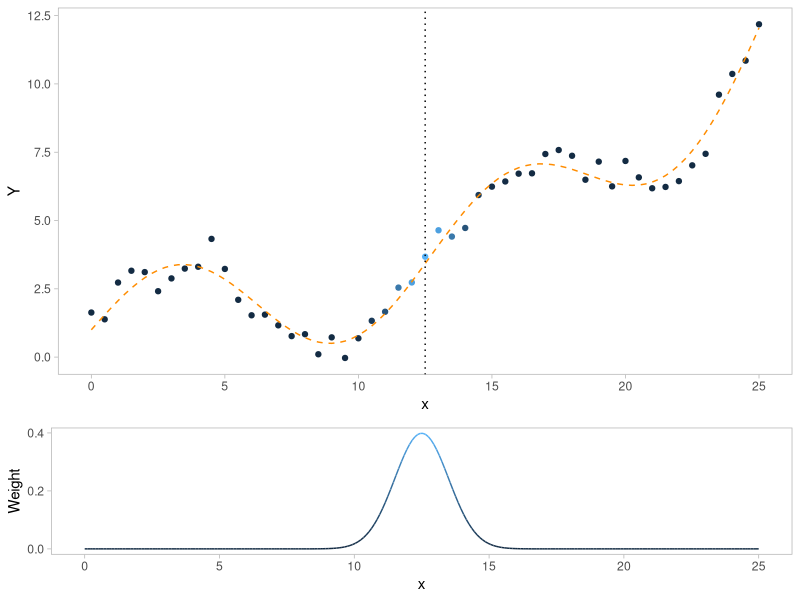
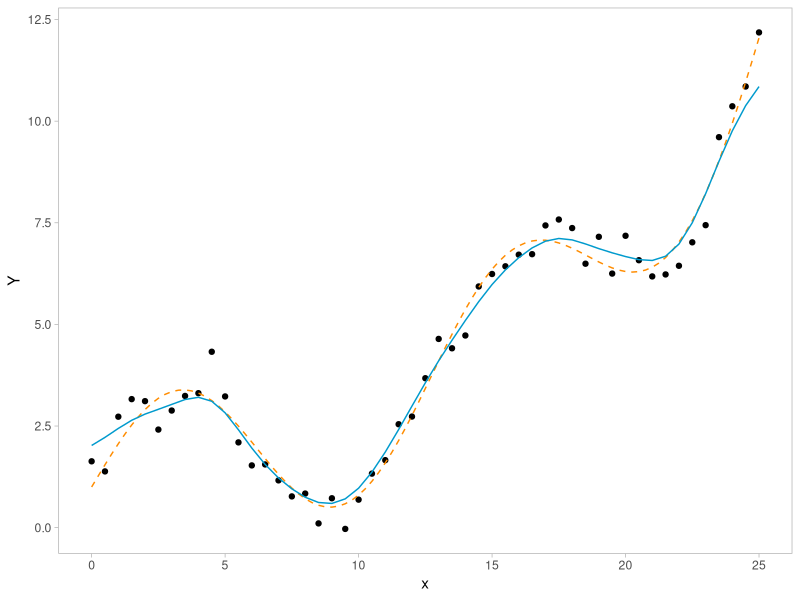
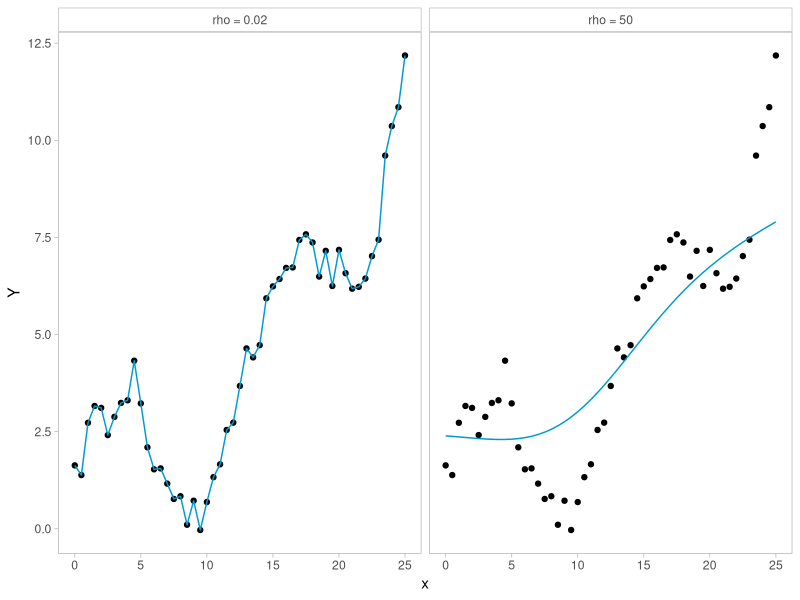
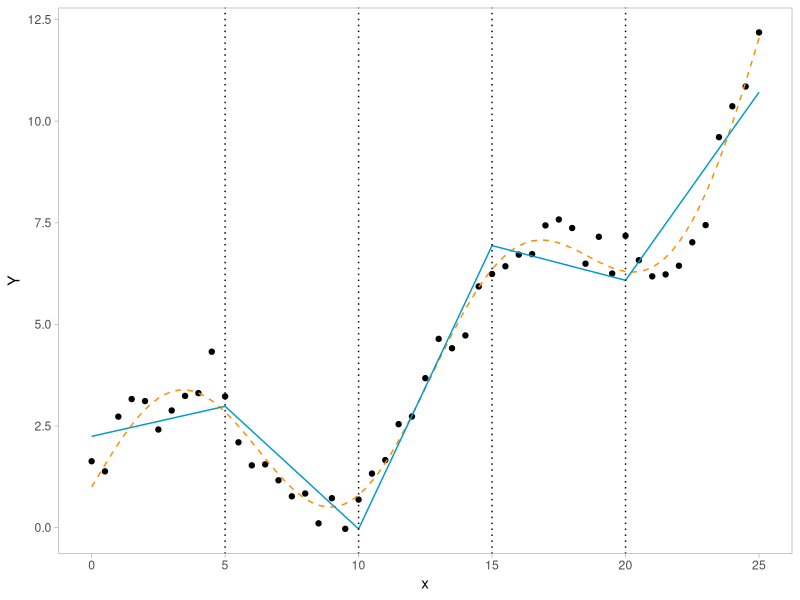
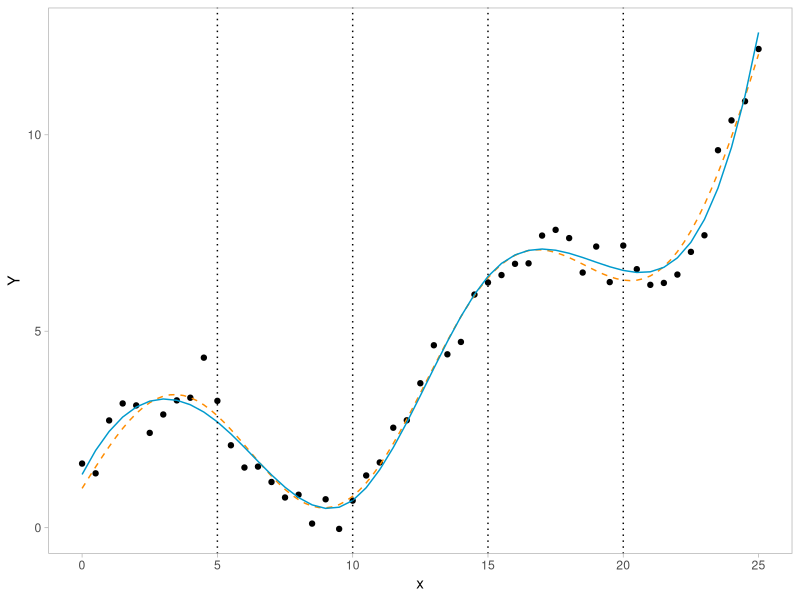
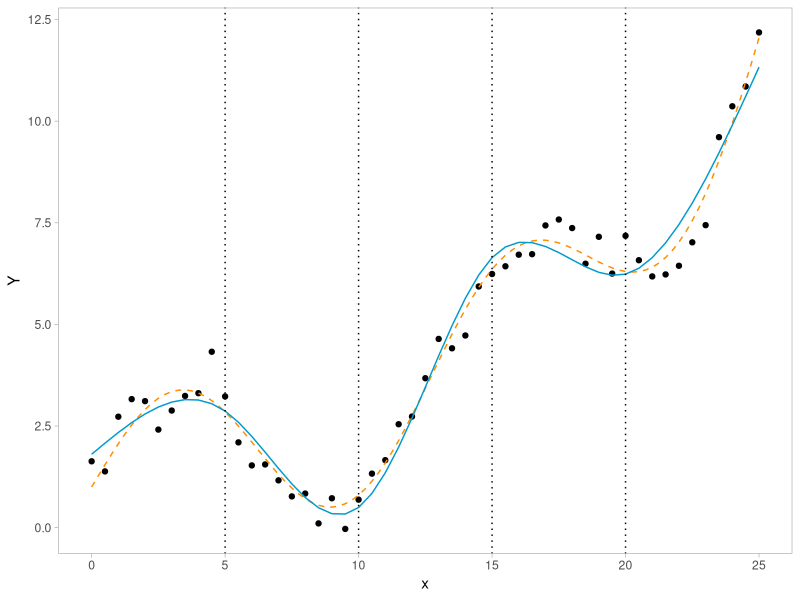
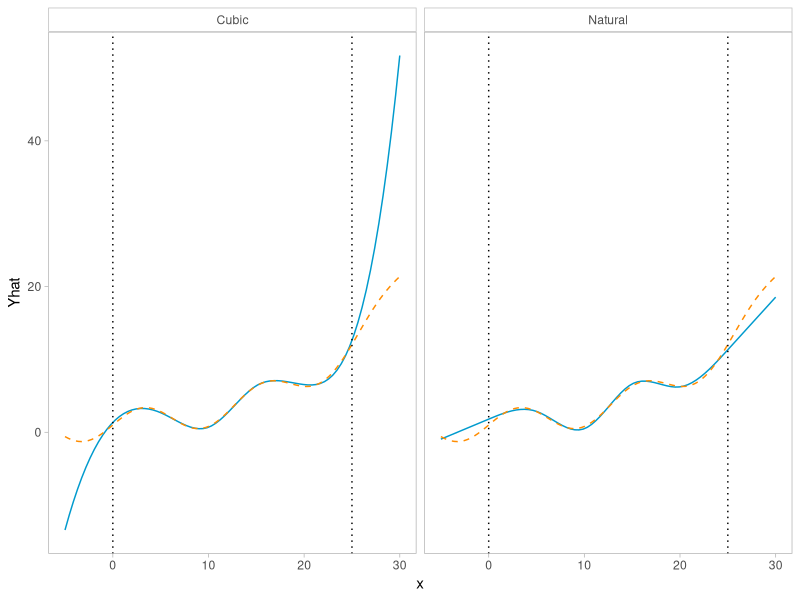
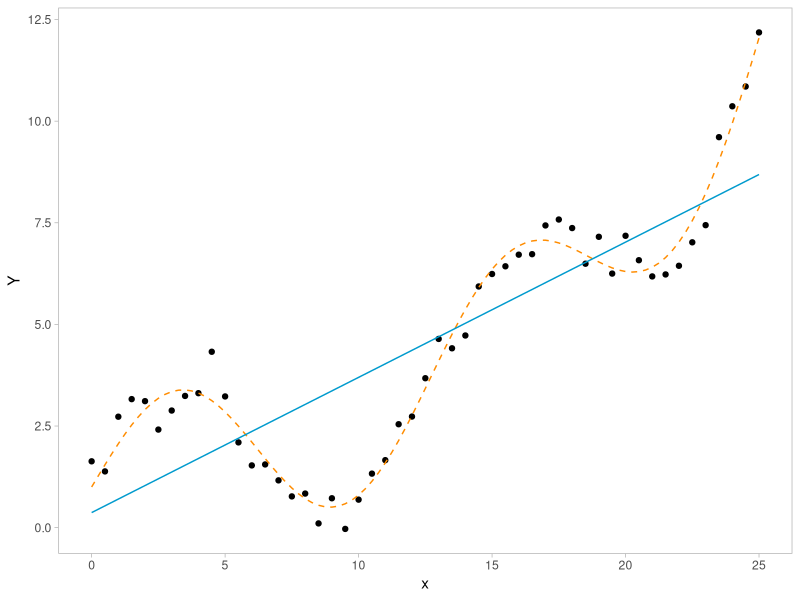

Here is the R script that generated these plots, in order:
## ---- chunk 1
knitr::opts_chunk$set(echo = TRUE, eval = FALSE)
## ---- chunk 2
#load packages
library(tidyverse)
library(stats)
library(splines)
## ---- chunk 3
# set theme for plots
theme_set(theme_light())
theme_update(panel.grid.major = element_blank(), 
             panel.grid.minor = element_blank())
theme_update(
  strip.background = element_rect(color="gray", fill="white"), 
  strip.text = element_text(color = "gray30")
  )
## ---- chunk 4
########
# generate simulated points
########

# generate data from distribution
set.seed(0) # reproducibility
x <- seq(0, 25, length.out = 51)
Y <- exp(x/10) + 2*sin(x/2) + rnorm(51, mean = 0, sd = 0.5)
df <- data.frame(x, Y)

# plot data and linear regression line
q1 <- ggplot(df, aes(x, Y)) +
  geom_point() +
  geom_function(fun = function(x) exp(x/10) + 2*sin(x/2), 
                linetype = "dashed", color = "darkorange") + 
  geom_smooth(method = "lm", formula = "y~x", 
              color = "deepskyblue3", fill = "gray70", 
              linewidth = 0.5, se = F)

# save plot
ggsave("index/figures/ch3_toy1.png", plot = q1, device = "png", 
       width = 5, height = 3)
## ---- chunk 5
########
# kernel regression
########

# get normal distribution of weights around query points
df$Weight <- dnorm(df$x, mean = 12.5, sd = 1)

# plot points colored by their weights
p1 <- ggplot(df, aes(x, Y)) +
  geom_point(aes(color = Weight)) +
  geom_function(fun = function(x) exp(x/10) + 2*sin(x/2), 
                linetype = "dashed", color = "darkorange") + 
  geom_vline(xintercept = 12.5, linetype = "dotted") +
  theme(legend.position = "none")

# plot a curve of weights
normcurv <- data.frame(x = seq(0, 25, length.out = 250)) 
normcurv$Weight <- dnorm(normcurv$x, mean = 12.5, sd = 1)
p2 <- ggplot(normcurv, aes(x, Weight, color = Weight)) +
  geom_line() +
  scale_y_continuous(breaks = c(0, 0.2, 0.4)) +
  theme(legend.position = "none") 

# stitch plots together
q2 <- cowplot::plot_grid(p1, p2, ncol = 1, rel_heights = c(0.7, 0.3))
q2

# save plot
ggsave("index/figures/ch3_toy2.png", plot = q2, device = "png", 
       width = 5, height = 4)

# fit kernel regression with sigma = 1, bandwidth = 8/3
kmr_toy <- ksmooth(df$x, df$Y, kernel = "normal", 
                   bandwidth = 8/3, x.points = df$x)
df <- df |> 
  left_join(as.data.frame(kmr_toy), by = "x") |> 
  rename(Yhat = y)

# plot kernel regression estimation
q3 <- ggplot(df) +
  geom_point(aes(x, Y)) +
  geom_function(fun = function(x) exp(x/10) + 2*sin(x/2), 
                linetype = "dashed", color = "darkorange") +
  geom_line(aes(x, Yhat), color = "deepskyblue3") 
q3

# save plot
ggsave("index/figures/ch3_toy3.png", plot = q3, device = "png", 
       width = 5, height = 3)

# fit kernel regression with sigma = 5, bandwidth = 40/3
kmr_toy_5 <- ksmooth(df$x, df$Y, kernel = "normal", 
                     bandwidth = 40/3, x.points = df$x)

# fit kernel regression with sigma = 0.1, bandwith = 8/30
kmr_toy_1 <- ksmooth(df$x, df$Y, kernel = "normal", 
                     bandwidth = 8/30, x.points = df$x)

# re-join data
dfrho <- df |> 
  left_join(as.data.frame(kmr_toy_5), by = "x") |> 
  rename("rho = 50" = y) |> 
  left_join(as.data.frame(kmr_toy_1), by = "x") |> 
  rename("rho = 0.02" = y) |> 
  select(-Yhat) |> 
  pivot_longer(cols = c("rho = 50", "rho = 0.02"), values_to = "Yhat")

# plot kernel regression with two values of rho
qrho <- ggplot(dfrho) +
  geom_point(aes(x, Y)) +
  geom_line(aes(x, Yhat), color = "deepskyblue3") +
  facet_wrap(~name)
qrho

# save plot
ggsave("index/figures/ch3_toyrho.png", plot = qrho, device = "png", 
       width = 7, height = 3)
## ---- chunk 6
########
# spline regression
########

kn <- c(5, 10, 15, 20) # 4 knots of equal width

# fit linear spline regression
spline_toy_line <- lm(Y ~ bs(x, knots = kn, degree = 1), data = df)
p_line <- predict(spline_toy_line, se = T)
df$Yhats_line <- p_line$fit

q4 <- ggplot(df) +
  geom_point(aes(x, Y)) +
  geom_function(fun = function(x) exp(x/10) + 2*sin(x/2), 
                linetype = "dashed", color = "darkorange") +
  geom_line(aes(x, Yhats_line), color = "deepskyblue3") +
  geom_vline(xintercept = kn, linetype = "dotted")
q4

# save plot
ggsave("index/figures/ch3_toy4.png", plot = q4, device = "png", 
       width = 5, height = 3)

# fit cubic spline regression
spline_toy_cub <- lm(Y ~ bs(x, knots = kn), data = df)
p_cub <- predict(spline_toy_cub, se = T)
df$Yhats_cub <- p_cub$fit

# plot spline regression estimation
q5 <- ggplot(df) +
  geom_point(aes(x, Y)) +
  geom_function(fun = function(x) exp(x/10) + 2*sin(x/2), 
                linetype = "dashed", color = "darkorange") +
  geom_line(aes(x, Yhats_cub), color = "deepskyblue3") +
  geom_vline(xintercept = kn, linetype = "dotted")
q5

# save plot
ggsave("index/figures/ch3_toy5.png", plot = q5, device = "png", 
       width = 5, height = 3)

# fit natural spline regression
spline_toy_nat <- lm(Y ~ ns(x, knots = kn), data = df)
p_nat <- predict(spline_toy_nat, se = T)
df$Yhats_nat <- p_nat$fit

# plot spline regression estimation
q6 <- ggplot(df) +
  geom_point(aes(x, Y)) +
  geom_function(fun = function(x) exp(x/10) + 2*sin(x/2), 
                linetype = "dashed", color = "darkorange") +
  geom_line(aes(x, Yhats_nat), color = "deepskyblue3") +
  geom_vline(xintercept = c(5, 10, 15, 20), linetype = "dotted")
q6

# save plot
ggsave("index/figures/ch3_toy6.png", plot = q6, device = "png", 
       width = 5, height = 3)

# see what happens outside of the bounds
x_longer <- seq(-5, 30, length.out = 81)
y_longer_cub <- predict(spline_toy_cub, 
                        newdata = data.frame(x = x_longer))
y_longer_nat <- predict(spline_toy_nat, 
                        newdata = data.frame(x = x_longer))

df_longer <- data.frame(
  x = c(x_longer, x_longer), 
  spline = c(rep("Cubic", 81), rep("Natural", 81)), 
  Yhat = c(y_longer_cub, y_longer_nat)
)

# plot outside of bounds
qbounds <- ggplot(df_longer) + 
  geom_line(aes(x, Yhat), color = "deepskyblue3") +
  geom_function(fun = function(x) exp(x/10) + 2*sin(x/2), 
                linetype = "dashed", color = "darkorange") +
  geom_vline(xintercept = c(0, 25), linetype = "dotted") +
  facet_wrap(~spline) 
qbounds

# save plot
ggsave("index/figures/ch3_toybounds.png", plot = qbounds, 
       device = "png", width = 7, height = 3)
